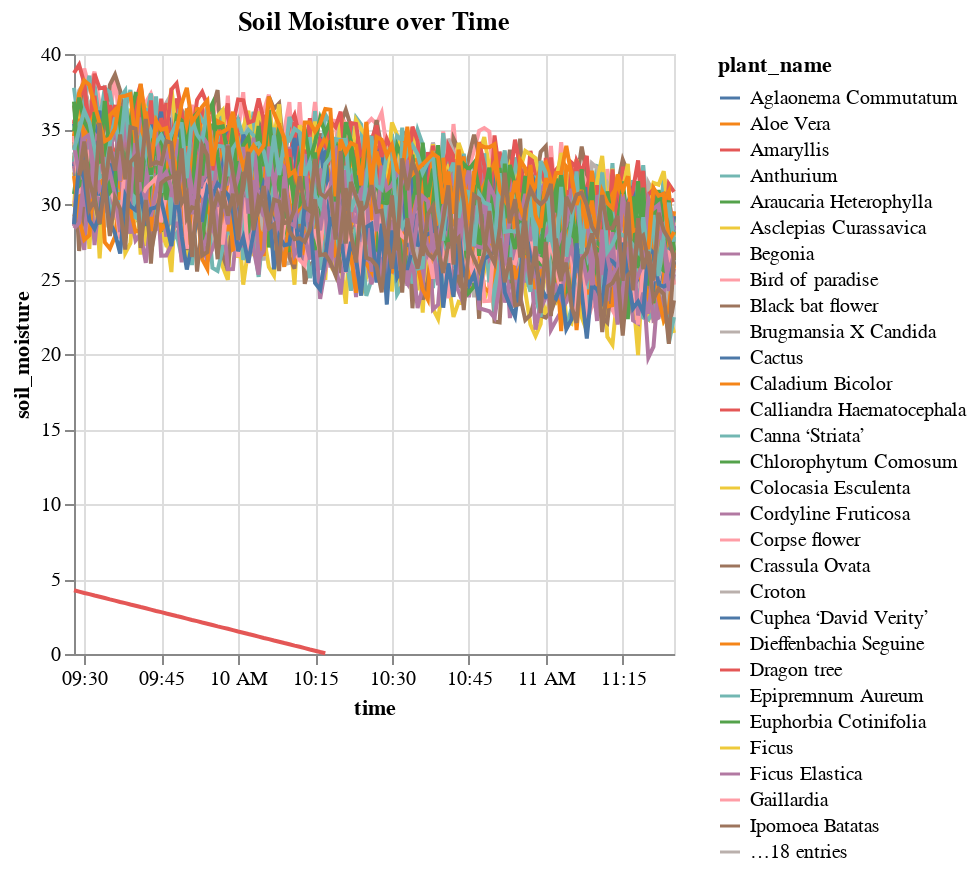

The cell this chart's notebook holds for it:
### Code cell
alt.Chart(soil_recordings, title="Soil Moisture over Time").mark_line().encode(
    x="time:T",
    y="soil_moisture:Q",
    color="plant_name:N"
)

### Figure 1 — Vega specification as saved in the notebook (floating-point values rounded to 4 significant figures; data arrays with more than 128 entries replaced by an {"elided": "..."} marker saying what was removed)
{"$schema": "https://vega.github.io/schema/vega/v5.json", "data": [{"name": "source_0", "values": {"elided": "5246 records"}, "transform": [{"type": "formula", "expr": "toDate(datum['time'])", "as": "time"}]}, {"name": "source_0_y_domain_soil_moisture", "values": [{"min": 0.05, "max": 39.29}]}, {"name": "source_0_color_domain_plant_name", "values": [{"plant_name": "Venus flytrap"}, {"plant_name": "Corpse flower"}, {"plant_name": "Rafflesia arnoldii"}, {"plant_name": "Black bat flower"}, {"plant_name": "Pitcher plant"}, {"plant_name": "Wollemi pine"}, {"plant_name": "Bird of paradise"}, {"plant_name": "Cactus"}, {"plant_name": "Dragon tree"}, {"plant_name": "Asclepias Curassavica"}, {"plant_name": "Brugmansia X Candida"}, {"plant_name": "Canna ‘Striata’"}, {"plant_name": "Colocasia Esculenta"}, {"plant_name": "Cuphea ‘David Verity’"}, {"plant_name": "Euphorbia Cotinifolia"}, {"plant_name": "Ipomoea Batatas"}, {"plant_name": "Manihot Esculenta ‘Variegata’"}, {"plant_name": "Musa Basjoo"}, {"plant_name": "Salvia Splendens"}, {"plant_name": "Anthurium"}, {"plant_name": "Cordyline Fruticosa"}, {"plant_name": "Ficus"}, {"plant_name": "Palm Trees"}, {"plant_name": "Dieffenbachia Seguine"}, {"plant_name": "Spathiphyllum"}, {"plant_name": "Croton"}, {"plant_name": "Aloe Vera"}, {"plant_name": "Ficus Elastica"}, {"plant_name": "Sansevieria Trifasciata"}, {"plant_name": "Philodendron Hederaceum"}, {"plant_name": "Schefflera Arboricola"}, {"plant_name": "Aglaonema Commutatum"}, {"plant_name": "Tacca Integrifolia"}, {"plant_name": "Psychopsis Papilio"}, {"plant_name": "Gaillardia"}, {"plant_name": "Amaryllis"}, {"plant_name": "Caladium Bicolor"}, {"plant_name": "Chlorophytum Comosum"}, {"plant_name": "Araucaria Heterophylla"}, {"plant_name": "Begonia"}, {"plant_name": "Medinilla Magnifica"}, {"plant_name": "Calliandra Haematocephala"}, {"plant_name": "Zamioculcas Zamiifolia"}, {"plant_name": "Epipremnum Aureum"}, {"plant_name": "Monstera Deliciosa"}, {"plant_name": "Saintpaulia Ionantha"}, {"plant_name": "Crassula Ovata"}]}], "marks": [{"type": "group", "name": "pathgroup", "from": {"facet": {"data": "source_0", "name": "faceted_path_main", "groupby": ["plant_name"]}}, "encode": {"update": {"width": {"field": {"signal": null, "datum": null, "group": "width", "parent": null}}, "height": {"field": {"signal": null, "datum": null, "group": "height", "parent": null}}}}, "marks": [{"type": "line", "name": "marks", "from": {"data": "faceted_path_main"}, "sort": {"field": "x"}, "encode": {"update": {"x": {"field": "time", "scale": "x"}, "defined": {"signal": "isValid(datum[\"time\"]) && isFinite(+datum[\"time\"]) && isValid(datum[\"soil_moisture\"]) && isFinite(+datum[\"soil_moisture\"])"}, "y": {"field": "soil_moisture", "scale": "y"}, "stroke": {"field": "plant_name", "scale": "color"}}}, "style": ["line"]}]}], "scales": [{"name": "x", "type": "time", "domain": {"data": "source_0", "field": "time"}, "range": [0, {"signal": "width"}]}, {"name": "y", "type": "linear", "domain": [{"signal": "(data(\"source_0_y_domain_soil_moisture\")[0] || {}).min"}, {"signal": "(data(\"source_0_y_domain_soil_moisture\")[0] || {}).max"}], "range": [{"signal": "height"}, 0], "nice": true, "zero": true}, {"name": "color", "type": "ordinal", "domain": {"data": "source_0_color_domain_plant_name", "field": "plant_name", "sort": true}, "range": "category"}], "axes": [{"scale": "x", "orient": "bottom", "labels": false, "minExtent": 0, "zindex": 0, "tickCount": {"signal": "ceil(width/40)"}, "grid": true, "gridScale": "y", "domain": false, "ticks": false, "maxExtent": 0, "aria": false}, {"scale": "y", "maxExtent": 0, "orient": "left", "gridScale": "x", "domain": false, "labels": false, "grid": true, "aria": false, "zindex": 0, "ticks": false, "minExtent": 0, "tickCount": {"signal": "ceil(height/40)"}}, {"scale": "x", "grid": false, "title": "time", "labelFlush": true, "tickCount": {"signal": "ceil(width/40)"}, "labelOverlap": true, "zindex": 0, "orient": "bottom"}, {"scale": "y", "zindex": 0, "grid": false, "tickCount": {"signal": "ceil(height/40)"}, "orient": "left", "title": "soil_moisture", "labelOverlap": true}], "title": {"text": "Soil Moisture over Time", "frame": "group"}, "width": 300, "background": "white", "height": 300, "style": "cell", "legends": [{"stroke": "color", "symbolType": "stroke", "title": "plant_name"}], "padding": 5}
